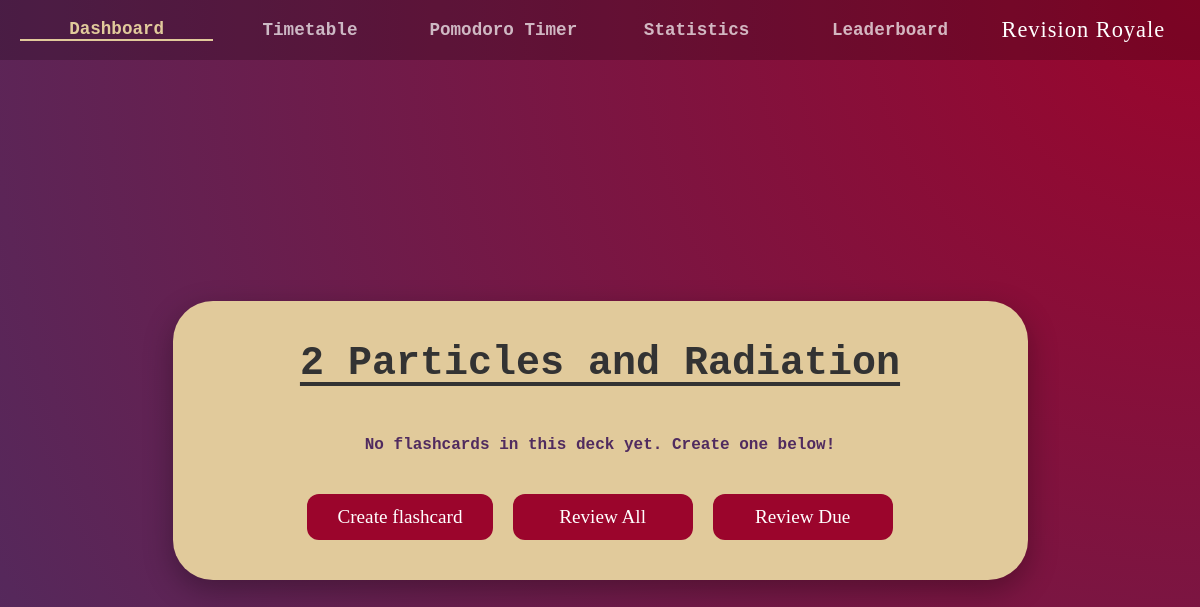
/flashcard_selection?DeckID=10, run on an earlier commit of the app's database.
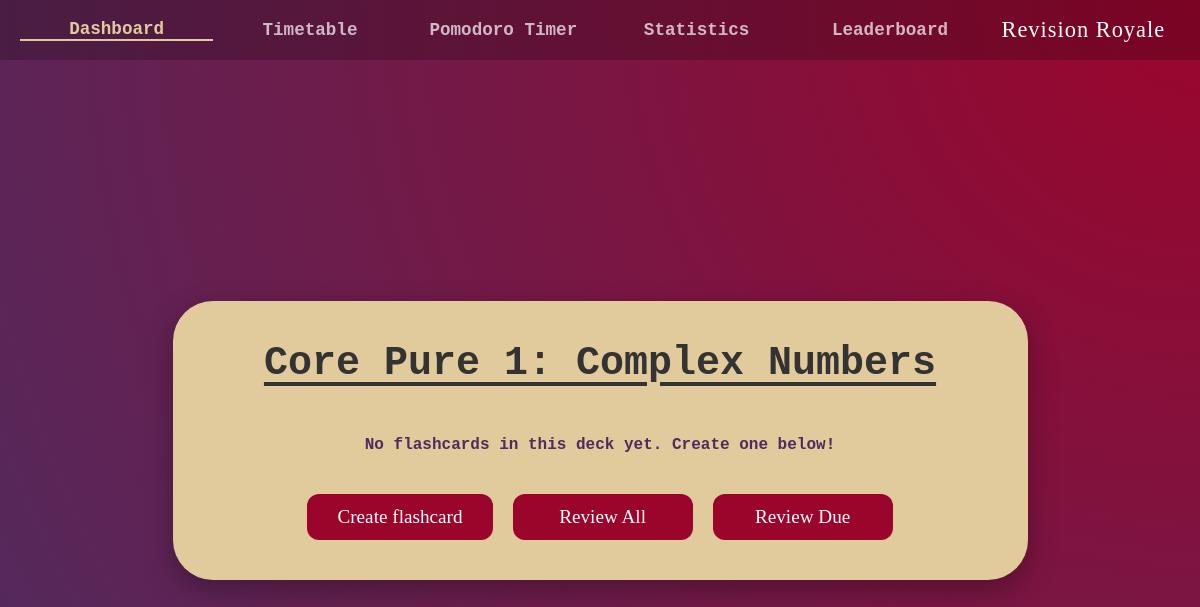
And on a later commit of the database.
### tables this page shows
CREATE TABLE Decks
(DeckID INTEGER PRIMARY KEY AUTOINCREMENT,
DeckName TEXT,
Username TEXT,
SubjectID TEXT,
FOREIGN KEY(Username) REFERENCES Users(Username),
FOREIGN KEY(SubjectID) REFERENCES Subjects(SubjectID));

### app.py (the view)
@app.route("/flashcard_selection", methods=["GET"])
def FlashcardSelectionPage():
    AuthHandling(session)
    Deck = ProgramDatabase.GetRecord("Decks", AttributeValue("DeckID", "INTEGER", request.args.get('DeckID')))
    if Deck is None:
        return redirect("/deck_selection")
    Flashcards = ProgramDatabase.GetAllRecords("Flashcards", AttributeValue("DeckID", "INTEGER", request.args.get('DeckID')))
    FlashcardsData = []
    for Card in Flashcards:
        FlashcardsData.append(Card.ConvertToDictionary())
    return render_template("authenticated/subjects/flashcard_selection.html", ActivePage="dashboard", DeckData=Deck.ConvertToDictionary(), FlashcardsData = FlashcardsData)

### app.py (called while the page is built, shortened)
def AuthHandling(Session):
    global CurrentUser
    if "user" not in Session:
        return redirect("/login")

### modules.py (called while the page is built)
    def GetAttributes(self) -> list[AttributeValue]:
        return self.Attributes

    def ConvertToDictionary(self) -> dict:
        ReturnDictionary = {}
        for Attribute in self.GetAttributes():
            ReturnDictionary[Attribute.Name] = Attribute.Value
        ReturnDictionary[self.PrimaryKey.Name] = self.PrimaryKey.Value
        return ReturnDictionary

### templates/authenticated/subjects/flashcard_selection.html
{% extends "authenticated/authenticated_base.html" %}
{% block app_content %}
<div class="deck-view-wrapper">
    <div class="deck-big-card">
        <h1 class="deck-title">{{ DeckData["DeckName"] }}</h1>
        <div class="flashcards-grid-container">
            {% if FlashcardsData %}
                <div class="flashcards-grid">
                    {% for Flashcard in FlashcardsData %}
                    <a href="/flashcard_management?FlashcardID={{ Flashcard['FlashcardID'] }}"
                       class="flashcard-item priority-{{ Flashcard['Priority'] }}">
                        <div class="flashcard-front">
                            {{ Flashcard["FrontContent"] }}
                        </div>
                    </a>
                    {% endfor %}
                </div>
            {% else %}
                <p class="empty-state" style="color: #502b5f; font-weight: bold; font-family: 'Courier New', monospace;">
                    No flashcards in this deck yet. Create one below!
                </p>
            {% endif %}
        </div>
        <div class="review-actions" style="margin-top: 30px;">
            <a href="/flashcard_creation?DeckID={{ DeckData['DeckID'] }}" class="btn">Create flashcard</a>
            <a href="/flashcard_review?DeckID={{ DeckData['DeckID'] }}&mode=normal" class="btn">Review All</a>
            <a href="/flashcard_review?DeckID={{ DeckData['DeckID'] }}&mode=FSRS" class="btn">Review Due</a>
        </div>
    </div>
</div>
{% endblock %}

What changed in the data, as far as the page shows it:
changed Decks: DeckName "2 Particles and Radiation" → "Core Pure 1: Complex Numbers"
